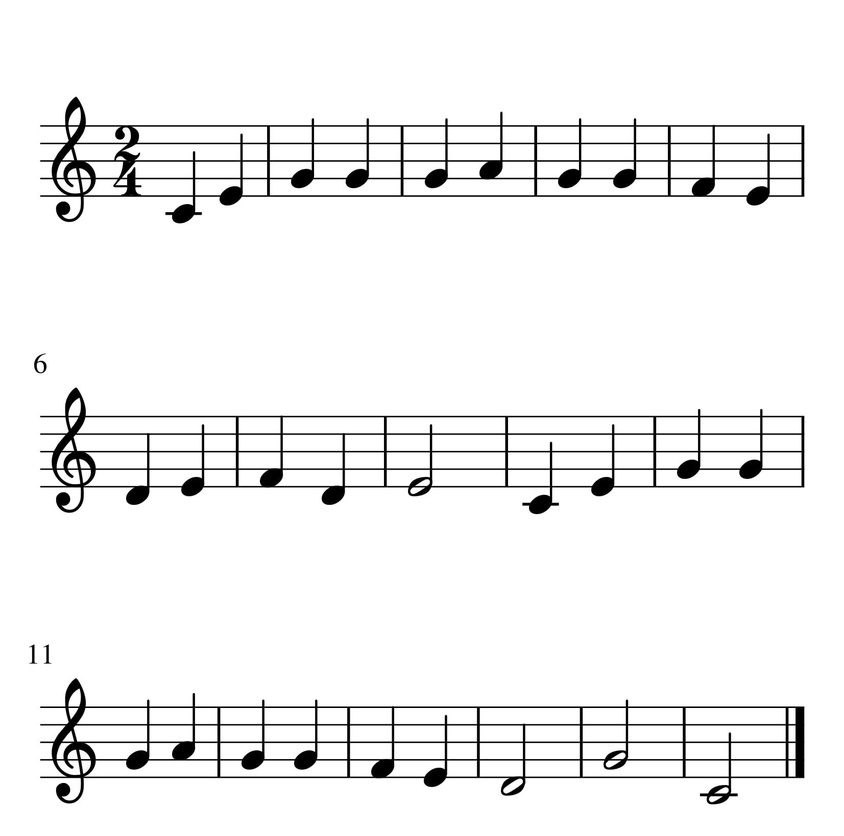
#> input picture src/partituras/partitura.jpg, 844 x 836 px, shrunk from 1653 x 1639 before the run
$ python -i line_detection.py   (imports and definitions only)
#> lines starting #> are read from the running program, lines starting #| are printed output that depends on the picture; after the words box and inside, x2 and y2 are one past the last pixel; in counts of white or black regions, pixels touching at a corner belong together
#> further down, picture is the input picture: shape (836, 844, 3); min 0, max 255, mean 241.4
import cv2
import numpy as np
import matplotlib.pyplot as plt

# [62 lines left out: functions detect_lines, remove_horizontal_lines, not called in this run]

def remove_vertical_lines(image):
    # Load image, grayscale, Gaussian blur, Otsu's threshold
    gray = cv2.cvtColor(image, cv2.COLOR_BGR2GRAY)
    blur = cv2.GaussianBlur(gray, (3,3), 0)
    thresh = cv2.threshold(blur, 0, 255, cv2.THRESH_BINARY_INV + cv2.THRESH_OTSU)[1]
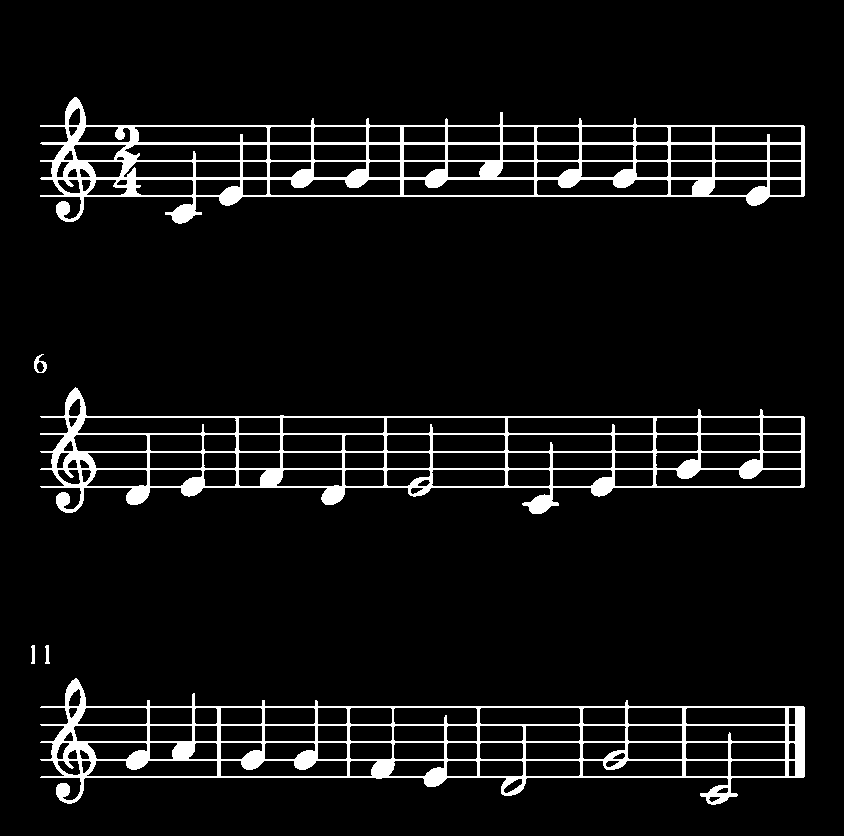
#> thresh: shape (836, 844); 6.7% white; 6 white regions, box (x1, y1, x2, y2) and area: (40, 97, 805, 224) 17190, (40, 678, 805, 805) 15321, (40, 387, 805, 514) 14620, (34, 354, 47, 373) 111, (45, 645, 50, 664) 63, (31, 645, 35, 664) 61

    horizontal_kernel = cv2.getStructuringElement(cv2.MORPH_RECT, (100,1))
    horizontal_mask = cv2.morphologyEx(thresh, cv2.MORPH_OPEN, horizontal_kernel, iterations=1)
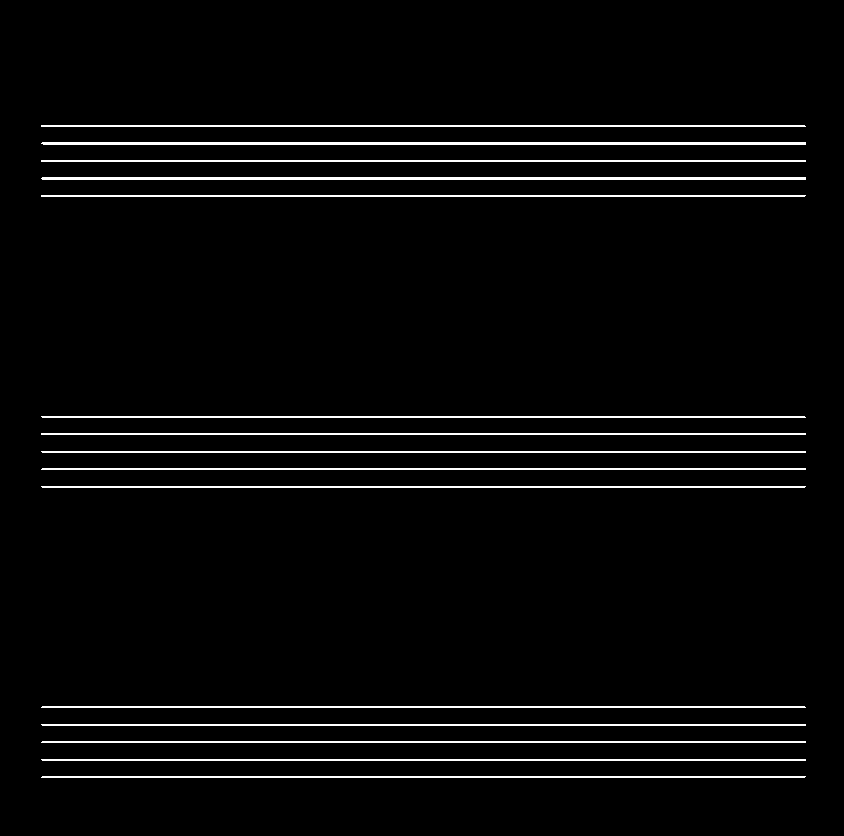
#> horizontal_mask: shape (836, 844); 3.5% white in thin lines or dots, all inside (x1, y1, x2, y2) = (41, 125, 806, 778)

    # Detect vertical lines
    vertical_kernel = cv2.getStructuringElement(cv2.MORPH_RECT, (1,100))
    vertical_mask = cv2.morphologyEx(thresh, cv2.MORPH_OPEN, vertical_kernel, iterations=1)
#> vertical_mask: shape (836, 844); every value is 0

    # Combine masks and remove lines
    table_mask = cv2.bitwise_or(horizontal_mask, vertical_mask)
    image[np.where(table_mask==255)] = [255,255,255]
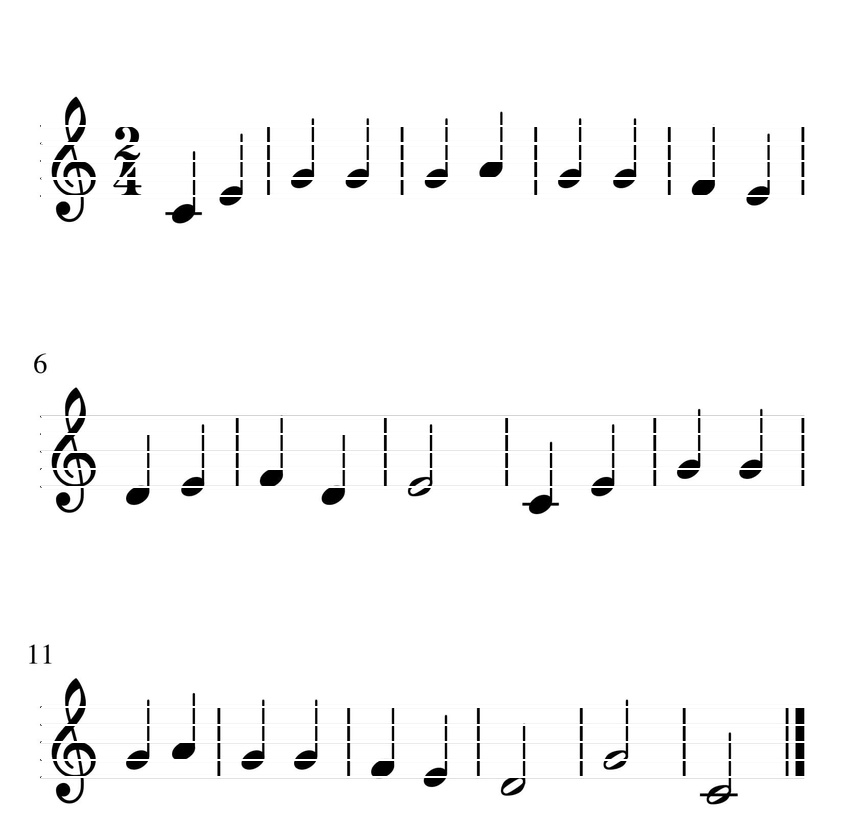
#> image: shape (836, 844, 3); 3.46% of pixels changed, all inside (x1, y1, x2, y2) = (41, 125, 806, 778)

    cv2.imshow('image', image)
    cv2.waitKey()
    return

>>> import cv2
>>> picture = cv2.imread('partituras/partitura.jpg')
>>> result = remove_vertical_lines(picture)
